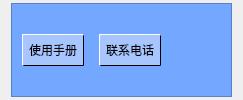
         <widget class="QWidget" name="tab_4">
          <attribute name="title">
           <string>技术支持</string>
          </attribute>
          <attribute name="whatsThis">
           <string>提供技术支持</string>
          </attribute>
          <layout class="QHBoxLayout" name="horizontalLayout_6">
           <property name="spacing">
            <number>3</number>
           </property>
           <property name="topMargin">
            <number>3</number>
           </property>
           <property name="bottomMargin">
            <number>3</number>
           </property>
           <item>
            <widget class="QFrame" name="frame_asst">
             <property name="styleSheet">
              <string notr="true">background-color: #74A7FF</string>
             </property>
             <property name="frameShape">
              <enum>QFrame::StyledPanel</enum>
             </property>
             <property name="frameShadow">
              <enum>QFrame::Raised</enum>
             </property>
             <layout class="QHBoxLayout" name="horizontalLayout_5">
              <property name="spacing">
               <number>15</number>
              </property>
              <property name="leftMargin">
               <number>10</number>
              </property>
              <property name="topMargin">
               <number>0</number>
              </property>
              <property name="rightMargin">
               <number>10</number>
              </property>
              <property name="bottomMargin">
               <number>0</number>
              </property>
              <item>
               <widget class="QPushButton" name="btn_ast1">
                <property name="maximumSize">
                 <size>
                  <width>150</width>
                  <height>16777215</height>
                 </size>
                </property>
                <property name="styleSheet">
                 <string notr="true">QPushButton {
        background-color: #A7C6FF;
       	border-style: solid;
        border-width: 1px;
        border-radius: 1px; /* 无圆角 */
        border-top-color: white ;
border-left-color: white ;
border-right-color: black; 
border-bottom-color: black; 
        font:  12px;
        min-width: 0; /* 允许按钮宽度自适应 */

        padding: 6px;
    }
/* 鼠标点击时的样式 */
QPushButton:pressed {
        background-color: #74A7FF;
        border-style: none;
    }

 /* 鼠标悬停时的样式 */
    QPushButton:hover {
        background-color: #A7C6FF; /* 悬停时的背景颜色 */
        position: relative; /* 相对定位 */
        left: -2px; /* 向左轻微移动 */
        top: -2px; /* 向上轻微移动 */
        /* 通过改变left和top值模拟抖动效果 */
    }

    </string>
                </property>
                <property name="text">
                 <string>使用手册</string>
                </property>
               </widget>
              </item>
              <item>
               <widget class="QPushButton" name="btn_ast2">
                <property name="maximumSize">
                 <size>
                  <width>150</width>
                  <height>16777215</height>
                 </size>
                </property>
                <property name="styleSheet">
                 <string notr="true">QPushButton {
        background-color: #A7C6FF;
       	border-style: solid;
        border-width: 1px;
        border-radius: 1px; /* 无圆角 */
        border-top-color: white ;
border-left-color: white ;
border-right-color: black; 
border-bottom-color: black; 
        font:  12px;
        min-width: 0; /* 允许按钮宽度自适应 */

        padding: 6px;
    }
/* 鼠标点击时的样式 */
QPushButton:pressed {
        background-color: #74A7FF;
        border-style: none;
    }

 /* 鼠标悬停时的样式 */
    QPushButton:hover {
        background-color: #A7C6FF; /* 悬停时的背景颜色 */
        position: relative; /* 相对定位 */
        left: -2px; /* 向左轻微移动 */
        top: -2px; /* 向上轻微移动 */
        /* 通过改变left和top值模拟抖动效果 */
    }

    </string>
                </property>
                <property name="text">
                 <string>联系电话</string>
                </property>
               </widget>
              </item>
              <item>
               <widget class="QFrame" name="frm_ast1">
                <property name="frameShape">
                 <enum>QFrame::StyledPanel</enum>
                </property>
                <property name="frameShadow">
                 <enum>QFrame::Raised</enum>
                </property>
               </widget>
              </item>
              <item>
               <widget class="QFrame" name="frm_ast2">
                <property name="frameShape">
                 <enum>QFrame::StyledPanel</enum>
                </property>
                <property name="frameShadow">
                 <enum>QFrame::Raised</enum>
                </property>
               </widget>
              </item>
              <item>
               <widget class="QFrame" name="frm_ast3">
                <property name="frameShape">
                 <enum>QFrame::StyledPanel</enum>
                </property>
                <property name="frameShadow">
                 <enum>QFrame::Raised</enum>
                </property>
               </widget>
              </item>
              <item>
               <widget class="QFrame" name="frm_ast4">
                <property name="frameShape">
                 <enum>QFrame::StyledPanel</enum>
                </property>
                <property name="frameShadow">
                 <enum>QFrame::Raised</enum>
                </property>
               </widget>
              </item>
             </layout>
            </widget>
           </item>
          </layout>
         </widget>
